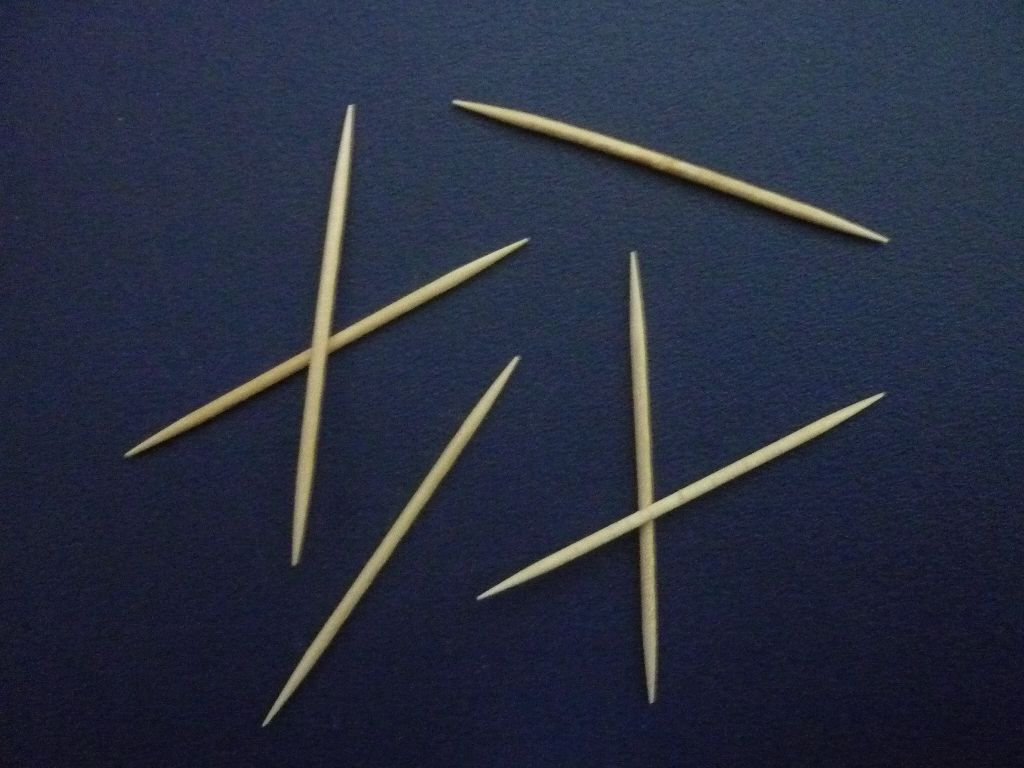
#> input picture images/palcika1.jpg, 1024 x 768 px
$ python -i image_processor.py   (imports and definitions only)
#> lines starting #> are read from the running program, lines starting #| are printed output that depends on the picture; after the words box and inside, x2 and y2 are one past the last pixel; in counts of white or black regions, pixels touching at a corner belong together
#> further down, picture is the input picture: shape (768, 1024, 3); mean B, G, R 64.4, 46.3, 40.1
"""
ImageProcessor osztály
--------------------
A képfeldolgozási műveletek végrehajtásáért felelős osztály.
Statikus metódusokat tartalmaz a képek előfeldolgozásához, vonalak
detektálásához és a megjelenítéshez szükséges színek generálásához.
"""

import cv2
import numpy as np
from constants import HOUGH_PARAMS


class ImageProcessor:

    """ Képfeldolgozási műveletek végrehajtása """
    @staticmethod
    def preprocess_image(image):
        """
        Args:
            image: BGR színtérben lévő bemeneti kép

        Returns:
            tuple: (binary, edges)
                - binary: Binarizált kép
                - edges: Éldetektált kép
        """

        # Szürkeárnyalatos konverzió
        gray = cv2.cvtColor(image, cv2.COLOR_BGR2GRAY)
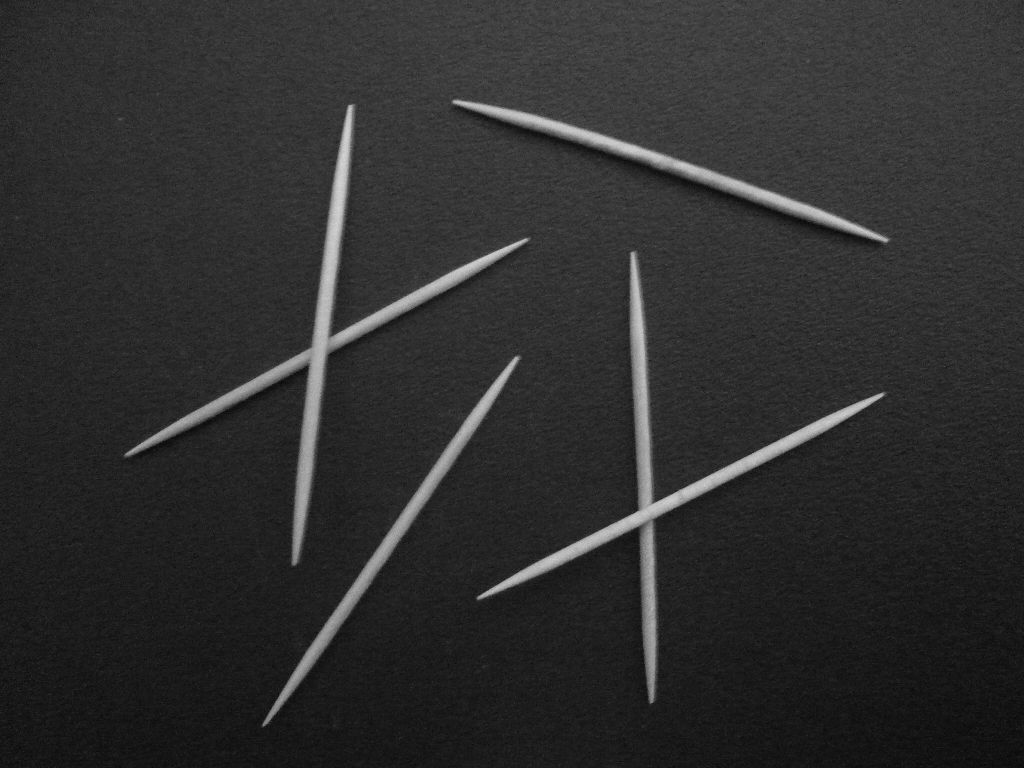
#> gray: shape (768, 1024); min 7, max 213, mean 46.5

        # Gauss-féle elmosás a zaj csökkentésére
        # 5x5-ös kernel méret, 0 szigma érték (automatikus számítás)
        blurred = cv2.GaussianBlur(gray, (5, 5), 0)

        # Adaptív küszöbölés a binarizáláshoz
        # - 255: maximális érték
        # - ADAPTIVE_THRESH_GAUSSIAN_C: Gaussian-alapú adaptív küszöbölés
        # - THRESH_BINARY_INV: Invertált bináris kép
        # - 11: A környezet mérete (11x11 pixel)
        # - 2: Konstans kivonás a számított küszöbértékből
        binary = cv2.adaptiveThreshold(blurred, 255, cv2.ADAPTIVE_THRESH_GAUSSIAN_C,
                                       cv2.THRESH_BINARY_INV, 11, 2)
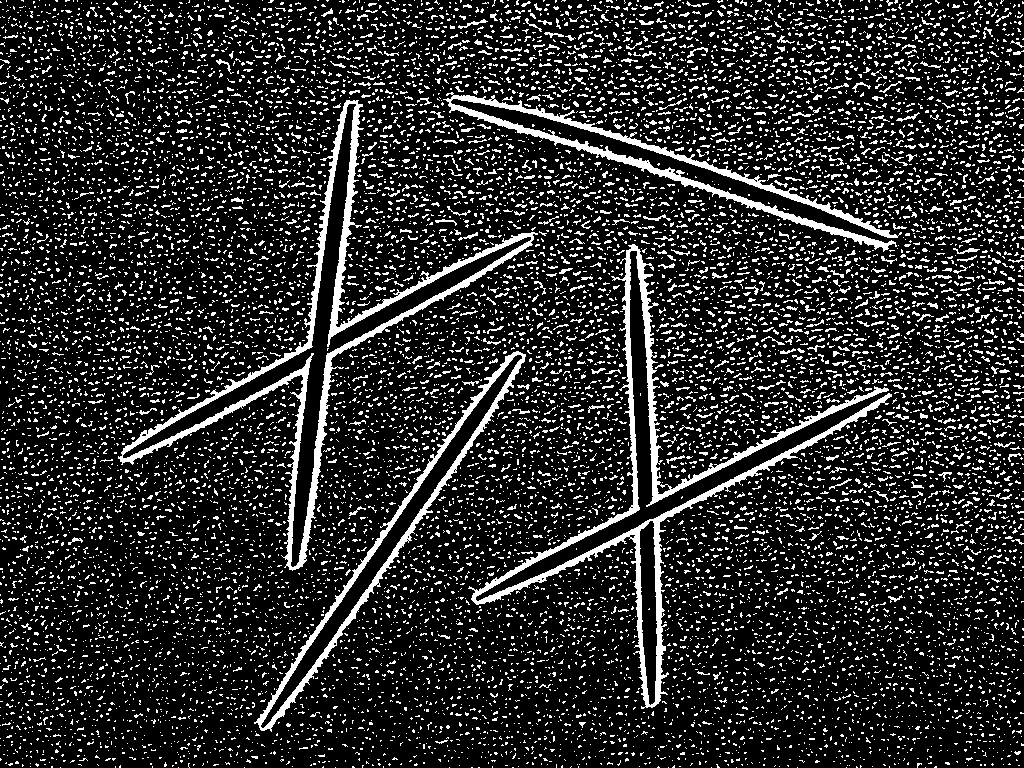
#> binary: shape (768, 1024); 16.5% white in thin lines or dots

        # Morfológiai nyitás a zaj további csökkentésére
        # 3x3-as kernel az apró zajok eltávolításához
        kernel = np.ones((3, 3), np.uint8)
        binary = cv2.morphologyEx(binary, cv2.MORPH_OPEN, kernel)
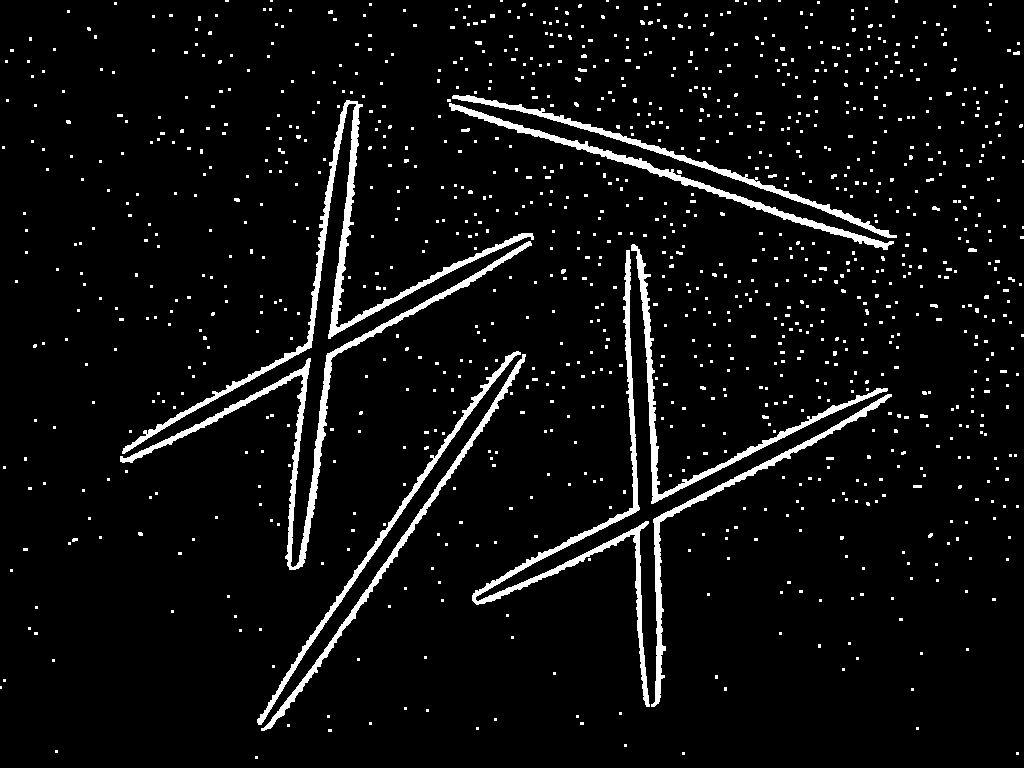
#> binary: shape (768, 1024); 5.4% white; 1107 white regions (1070 under 20 px), largest, box (x1, y1, x2, y2) and area: (122, 100, 534, 454) 5441, (120, 241, 532, 570) 4969, (472, 250, 650, 707) 4286

        # Canny él-detektálás
        # - 30: alsó küszöbérték
        # - 150: felső küszöbérték
        edges = cv2.Canny(binary, 30, 150)
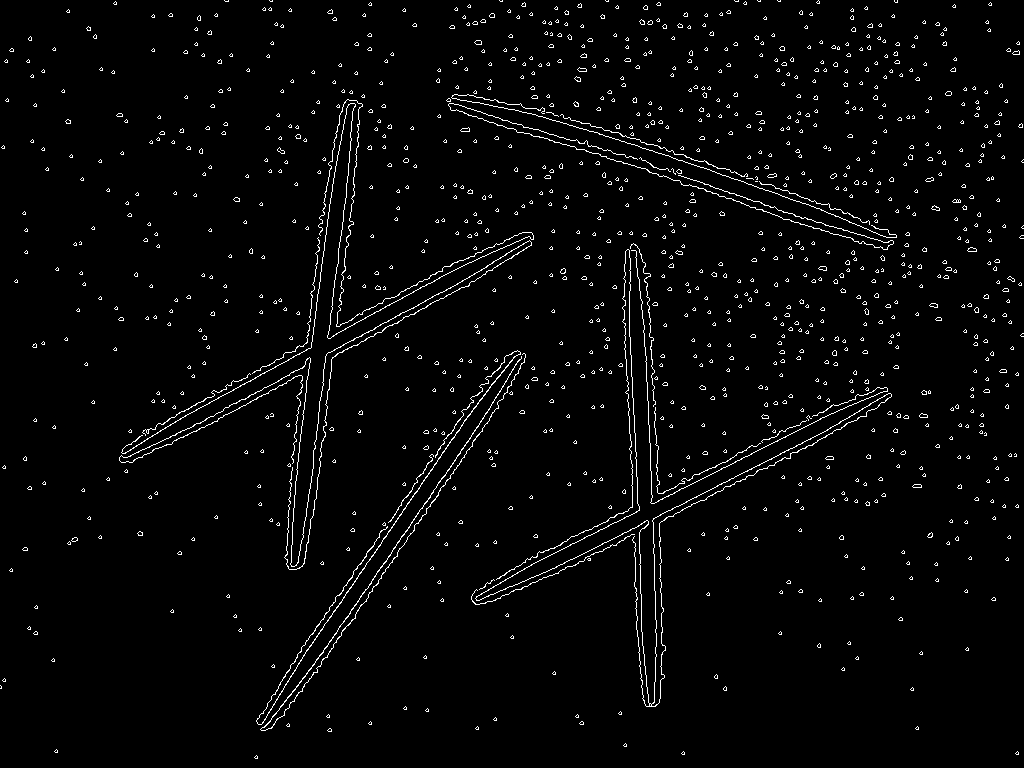
#> edges: shape (768, 1024); 2.7% white in thin lines or dots

        return binary, edges


    """ Vonalak detektálása Hough transzformációval """
    # [17 lines left out: function detect_lines, not called in this run]


    """ Egyedi színek generálása """
    # [27 lines left out: function generate_distinct_colors, not called in this run]

>>> import cv2
>>> picture = cv2.imread('images/palcika1.jpg')
>>> result = ImageProcessor().preprocess_image(picture)

$ run again, on images/palcika2.jpg
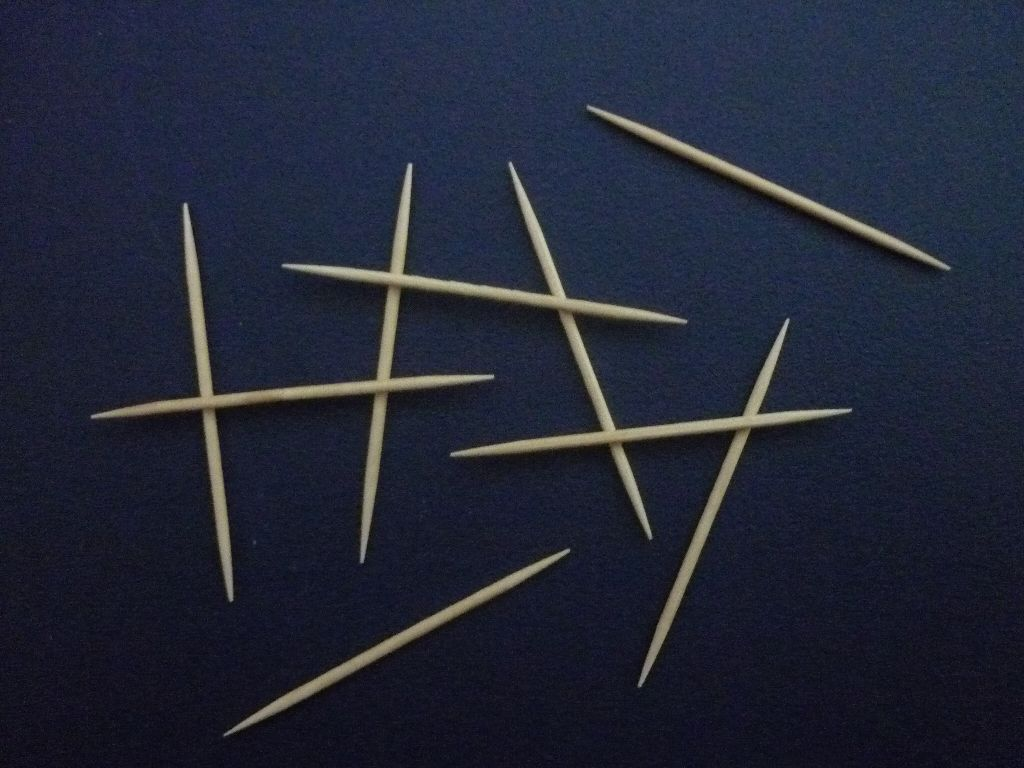
#> input picture images/palcika2.jpg, 1024 x 768 px
#> picture is the input picture: shape (768, 1024, 3); mean B, G, R 54.6, 38.7, 34
#> in preprocess_image, `binary = cv2.adaptiveThreshold(blurred, 255, cv2.ADAPTIVE_THRESH_GAUSS..`:
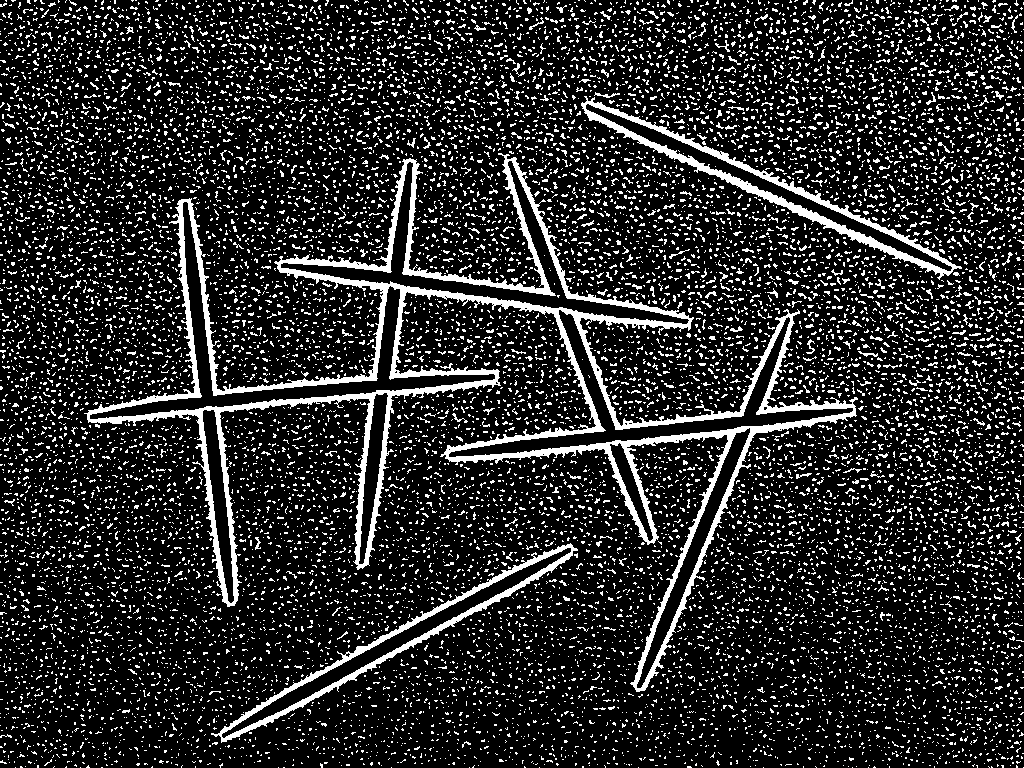
#> binary: shape (768, 1024); 16.3% white; 14648 white regions (14255 under 20 px), largest, box (x1, y1, x2, y2) and area: (84, 153, 858, 692) 31436, (581, 96, 962, 280) 5331, (211, 543, 578, 743) 4407
#> in preprocess_image, `edges = cv2.Canny(binary, 30, 150)`:
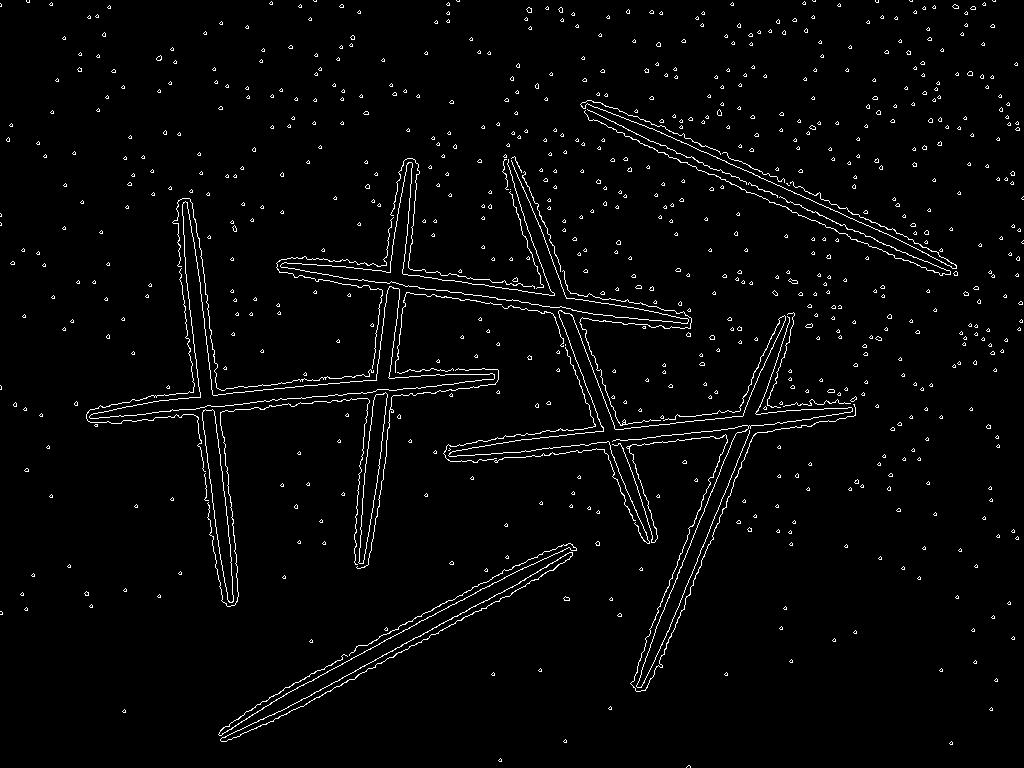
#> edges: shape (768, 1024); 2.6% white in thin lines or dots

$ run again, on images/palcika3.jpg
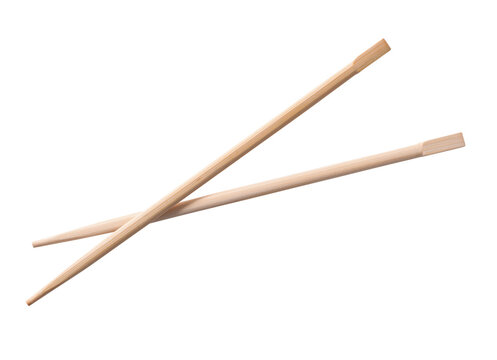
#> input picture images/palcika3.jpg, 497 x 360 px
#> picture is the input picture: shape (360, 497, 3); mean B, G, R 248.4, 250, 252
#> in preprocess_image, `binary = cv2.adaptiveThreshold(blurred, 255, cv2.ADAPTIVE_THRESH_GAUSS..`:
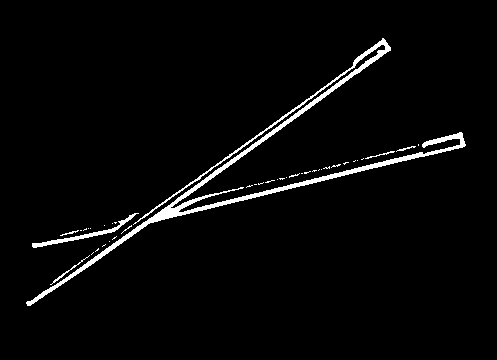
#> binary: shape (360, 497); 3% white; 39 white regions (33 under 20 px), largest, box (x1, y1, x2, y2) and area: (26, 38, 466, 306) 4529, (32, 213, 139, 248) 426, (50, 255, 90, 285) 74, (365, 151, 395, 159) 45, (396, 146, 416, 152) 34, (60, 230, 79, 236) 30
#> in preprocess_image, `edges = cv2.Canny(binary, 30, 150)`:
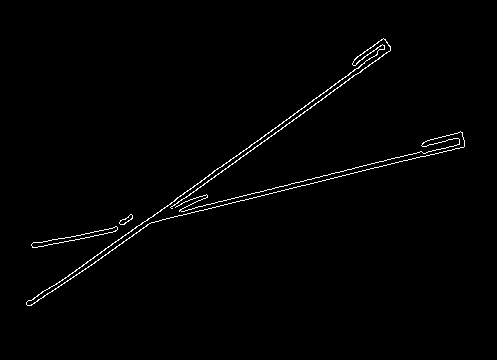
#> edges: shape (360, 497); 1.2% white in thin lines or dots, all inside (x1, y1, x2, y2) = (26, 38, 465, 306)

$ run again, on images/palcika4.jpg
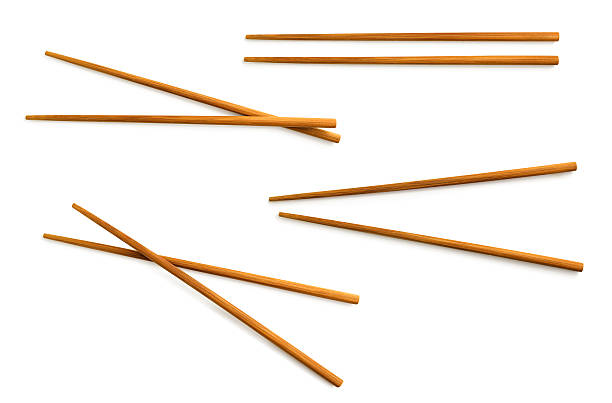
#> input picture images/palcika4.jpg, 612 x 403 px
#> picture is the input picture: shape (403, 612, 3); mean B, G, R 235, 241.4, 247.7
#> in preprocess_image, `binary = cv2.adaptiveThreshold(blurred, 255, cv2.ADAPTIVE_THRESH_GAUSS..`:
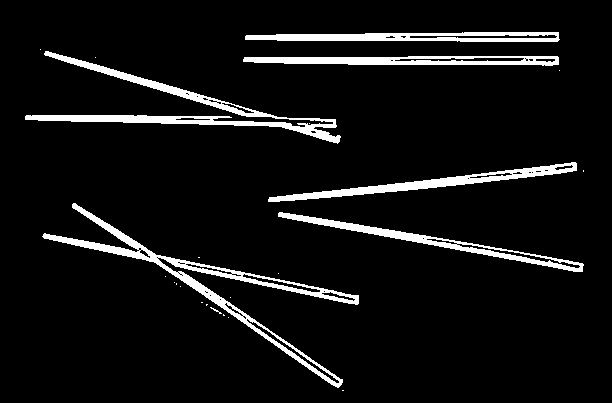
#> binary: shape (403, 612); 7% white; 24 white regions (17 under 20 px), largest, box (x1, y1, x2, y2) and area: (42, 203, 359, 388) 4327, (25, 51, 341, 144) 3892, (268, 162, 577, 202) 2390
#> in preprocess_image, `edges = cv2.Canny(binary, 30, 150)`:
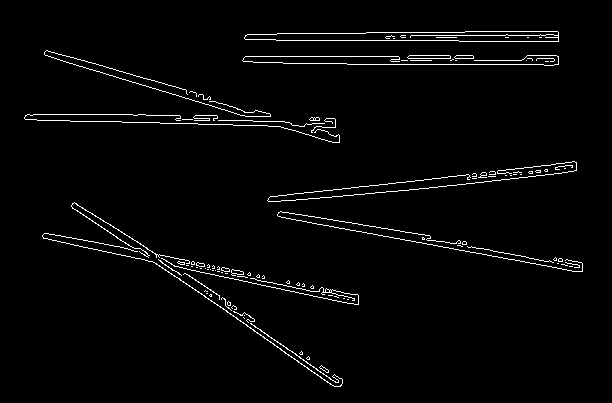
#> edges: shape (403, 612); 2.5% white in thin lines or dots, all inside (x1, y1, x2, y2) = (24, 31, 583, 387)
